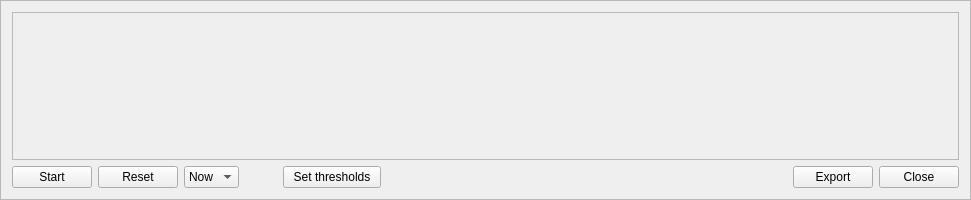
<?xml version="1.0" encoding="UTF-8"?>
<ui version="4.0">
 <class>Telemetry</class>
 <widget class="QFrame" name="Telemetry">
  <property name="geometry">
   <rect>
    <x>0</x>
    <y>0</y>
    <width>971</width>
    <height>200</height>
   </rect>
  </property>
  <property name="sizePolicy">
   <sizepolicy hsizetype="Minimum" vsizetype="Minimum">
    <horstretch>0</horstretch>
    <verstretch>0</verstretch>
   </sizepolicy>
  </property>
  <property name="windowTitle">
   <string>Telemetry</string>
  </property>
  <property name="frameShape">
   <enum>QFrame::StyledPanel</enum>
  </property>
  <property name="frameShadow">
   <enum>QFrame::Raised</enum>
  </property>
  <layout class="QGridLayout" name="gridLayout_2">
   <item row="1" column="11">
    <widget class="QPushButton" name="closeButton">
     <property name="text">
      <string>Close</string>
     </property>
    </widget>
   </item>
   <item row="1" column="1">
    <widget class="QPushButton" name="runButton">
     <property name="text">
      <string>Start</string>
     </property>
     <property name="checkable">
      <bool>true</bool>
     </property>
    </widget>
   </item>
   <item row="1" column="9">
    <spacer name="horizontalSpacer">
     <property name="orientation">
      <enum>Qt::Horizontal</enum>
     </property>
     <property name="sizeHint" stdset="0">
      <size>
       <width>218</width>
       <height>20</height>
      </size>
     </property>
    </spacer>
   </item>
   <item row="1" column="2">
    <widget class="QPushButton" name="resetButton">
     <property name="text">
      <string>Reset</string>
     </property>
    </widget>
   </item>
   <item row="1" column="4">
    <spacer name="horizontalSpacer_2">
     <property name="orientation">
      <enum>Qt::Horizontal</enum>
     </property>
     <property name="sizeType">
      <enum>QSizePolicy::Fixed</enum>
     </property>
     <property name="sizeHint" stdset="0">
      <size>
       <width>20</width>
       <height>20</height>
      </size>
     </property>
    </spacer>
   </item>
   <item row="1" column="3">
    <widget class="QComboBox" name="modeBox">
     <property name="editable">
      <bool>false</bool>
     </property>
     <property name="currentText">
      <string>Now</string>
     </property>
     <property name="sizeAdjustPolicy">
      <enum>QComboBox::AdjustToContents</enum>
     </property>
     <property name="frame">
      <bool>true</bool>
     </property>
     <item>
      <property name="text">
       <string>Now</string>
      </property>
     </item>
     <item>
      <property name="text">
       <string>Min</string>
      </property>
     </item>
     <item>
      <property name="text">
       <string>Max</string>
      </property>
     </item>
     <item>
      <property name="text">
       <string>Avg</string>
      </property>
     </item>
    </widget>
   </item>
   <item row="1" column="10">
    <widget class="QPushButton" name="exportButton">
     <property name="text">
      <string>Export</string>
     </property>
    </widget>
   </item>
   <item row="0" column="1" colspan="11">
    <widget class="QFrame" name="Dashboard">
     <property name="sizePolicy">
      <sizepolicy hsizetype="Minimum" vsizetype="Minimum">
       <horstretch>0</horstretch>
       <verstretch>0</verstretch>
      </sizepolicy>
     </property>
     <property name="frameShape">
      <enum>QFrame::StyledPanel</enum>
     </property>
     <property name="frameShadow">
      <enum>QFrame::Raised</enum>
     </property>
    </widget>
   </item>
   <item row="1" column="7" colspan="2">
    <widget class="QPushButton" name="setThresholdsButton">
     <property name="text">
      <string>  Set thresholds  </string>
     </property>
    </widget>
   </item>
  </layout>
 </widget>
 <resources/>
 <connections/>
</ui>
